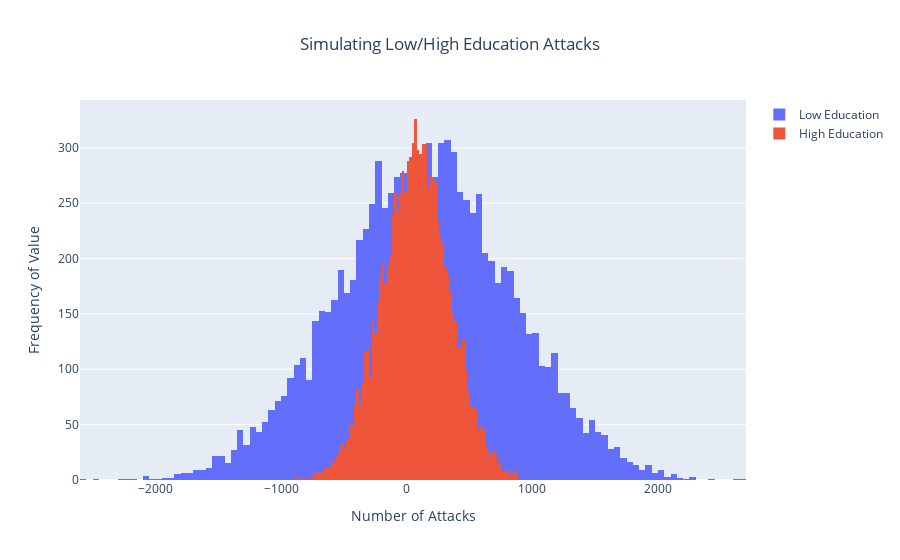

Notebook cell for this chart:
### Code cell
'''plot distributions'''


low_mean = np.mean(low_ed.nattacks)
high_mean = np.mean(high_ed.nattacks)

low_std = np.std(low_ed.nattacks)
high_std = np.std(high_ed.nattacks)

low_err = np.std(low_ed.nattacks) / len(low_ed)
high_err = np.std(high_ed.nattacks) / len(high_ed)

low_nums = stats.norm(low_mean, low_std).rvs(10000)
high_nums = stats.norm(high_mean, high_std).rvs(10000)

fig = go.Figure()
fig.add_trace(go.Histogram(x=low_nums, name="Low Education"))
fig.add_trace(go.Histogram(x=high_nums, name="High Education"))

# Overlay both histograms
fig.update_layout(barmode='overlay')
# Reduce opacity to see both histograms

fig.update_layout(title_text='Simulating Low/High Education Attacks',
                  title_x=0.5,
                  xaxis_title_text='Number of Attacks',
                  yaxis_title_text='Frequency of Value',
                  showlegend=True,
                 )
fig.show()

### Figure 1 — Plotly figure (JSON) as saved in the notebook; plotly's stock layout.template omitted (floating-point values rounded to 4 significant figures; data arrays with more than 128 entries replaced by an {"elided": "..."} marker saying what was removed)
{"data": [{"name": "Low Education", "type": "histogram", "x": {"elided": "10000 float values"}}, {"name": "High Education", "type": "histogram", "x": {"elided": "10000 float values"}}], "layout": {"barmode": "overlay", "showlegend": true, "title": {"text": "Simulating Low/High Education Attacks", "x": 0.5}, "xaxis": {"title": {"text": "Number of Attacks"}}, "yaxis": {"title": {"text": "Frequency of Value"}}}}
